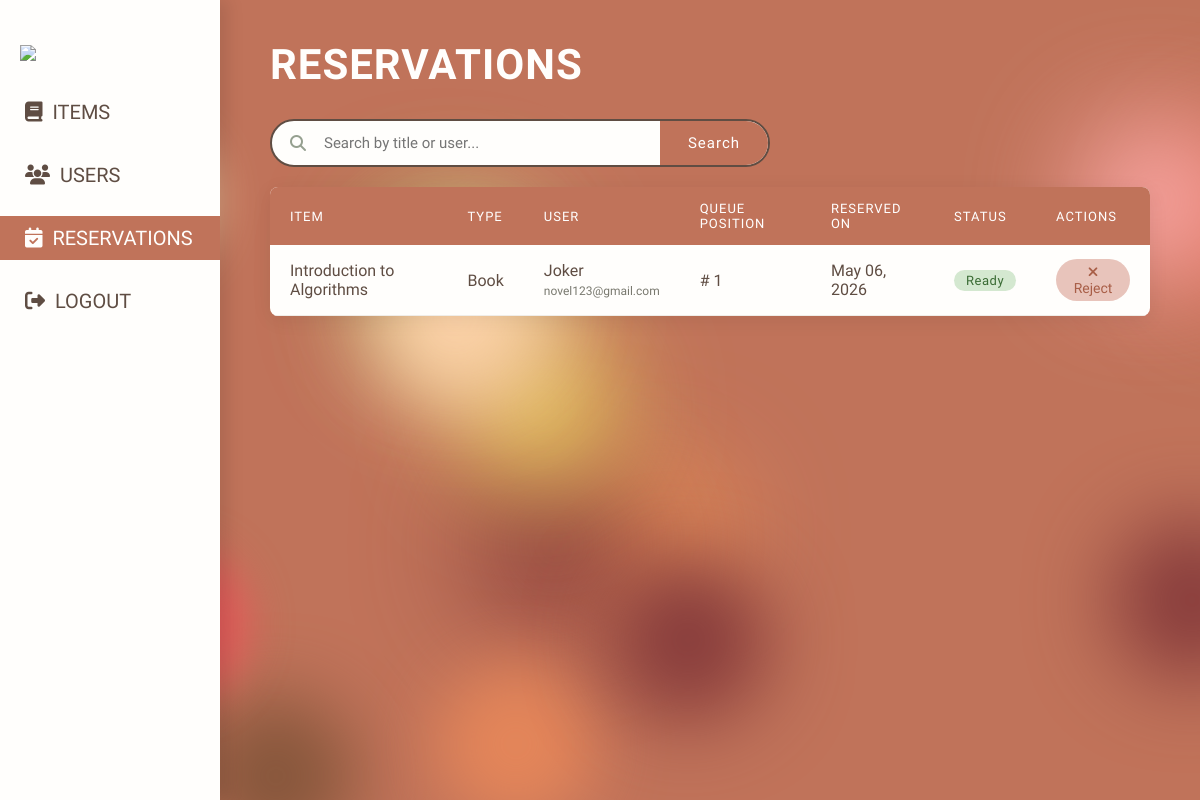
/admin/reservations (signed in), run on an earlier commit of the app's database.
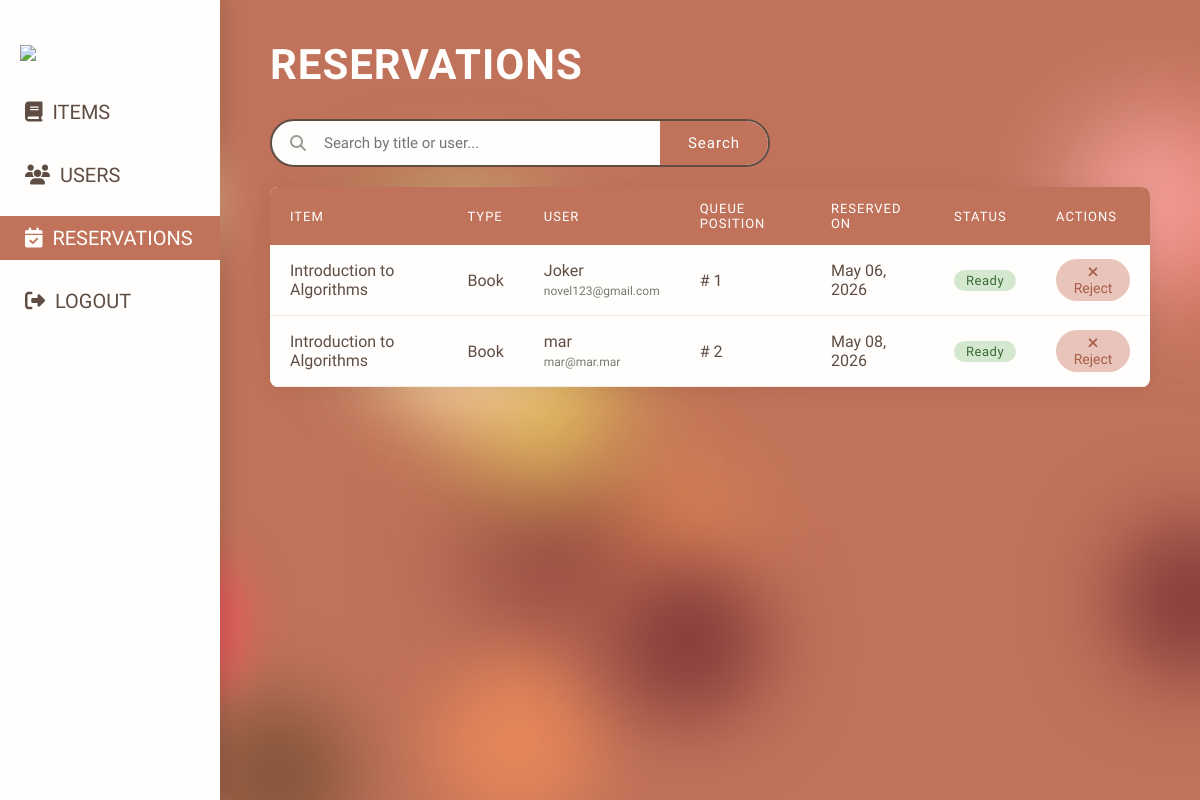
And on a later commit of the database.
### models/Reservation.py (models this page shows, shortened)
class Reservation(db.Model):
    __tablename__ = "Reservations"
    id             = db.Column(db.Integer, primary_key=True)
    reservation_id = db.Column(db.String(45), unique=True, nullable=False)
    user_id        = db.Column(db.String(45), db.ForeignKey("users.user_id"), nullable=False)
    item_id        = db.Column(db.String(45), db.ForeignKey("Items.item_id"), nullable=False)
    position       = db.Column(db.Integer, nullable=False)
    reserved_on    = db.Column(db.DateTime, default=utcnow)
    ready_by       = db.Column(db.DateTime, nullable=True)
    status         = db.Column(db.Enum(ReservationStatus), nullable=False, default=ReservationStatus.PENDING)
    user = db.relationship("User", backref="reservations")
    item = db.relationship("Item", backref="reservations")

### models/Items.py (models this page shows, shortened)
class Item(db.Model):
    __tablename__ = "Items"
    id                  = db.Column(db.Integer, primary_key = True)
    item_id             = db.Column(db.String(36), unique = True, nullable = False)
    title               = db.Column(db.String(200), nullable = False)
    description         = db.Column(db.String(300), nullable = True)
    qty                 = db.Column(db.Integer, nullable = False)
    available_qty       = db.Column(db.Integer, nullable = False)
    added_on            = db.Column(db.DateTime, default = utcnow)
    item_type           = db.Column(db.String(20), nullable = False)
    image_url           = db.Column(db.String(500), nullable = True)
    loan_days           = 14
    __mapper_args__ = {
        'polymorphic_on': item_type,
        'polymorphic_identity': 'item'
    }

### models/users.py (models this page shows, shortened)
class User(UserMixin, db.Model):
    __tablename__ = "users"
    id              = db.Column(db.Integer, primary_key=True)
    user_id         = db.Column(db.String(36), unique=True, nullable=False)
    name            = db.Column(db.String(80), nullable=False)
    email           = db.Column(db.String(150), unique=True, nullable=False)
    password        = db.Column(db.String(260), nullable=False)
    phone           = db.Column(db.String(20), nullable=True)
    added_on        = db.Column(db.DateTime, default=utcnow)
    role            = db.Column(db.Enum(UserRole), nullable=False)
    status          = db.Column(db.Enum(MemberStatus), nullable=True)
    member_since = db.Column(db.DateTime, nullable=  True)
    max_loanable_items = db.Column(db.Integer, nullable = True, default=4)
    max_loanable_computers = db.Column(db.Integer, nullable = True, default=1)
    permissions     = db.Column(db.JSON, nullable=True)
    __mapper_args__ = {
            'polymorphic_on':       role
        }

### app.py (the view)
@app.route('/admin/reservations')
@login_required
def admin_reservations():
    if current_user.get_role().value != 'Admin':
        abort(403)
    reservations = Reservation.query.filter(
        Reservation.status.in_([ReservationStatus.PENDING, ReservationStatus.READY])
    ).order_by(Reservation.reserved_on.asc()).all()
    return render_template('admin-reservations.html', reservations=reservations)

### app.py (called while the page is built)
@login_manager.user_loader
def load_user(user_id):
    return User.query.filter_by(user_id=user_id).first()

### models/users.py (called while the page is built)
    def get_role(self):
        return UserRole.ADMIN

### templates/admin-reservations.html (shortened to what this page needs)
{% extends "admin-layout.html" %}
{% block content %}
<div class="page-header">
    <h2 class="page-title">Reservations</h2>
</div>
<form method="GET" action="{{ url_for('admin_reservations') }}">
    <div class="search-bar">
        <i class="fas fa-search"></i>
        <input type="text" name="q" placeholder="Search by title or user..."
               value="{{ request.args.get('q', '') }}">
        <button type="submit">Search</button>
    </div>
</form>
<div class="card">
    {% if reservations %}
    <table>
        <thead>
            <tr>
                <th>Item</th>
                <th>Type</th>
                <th>User</th>
                <th>Queue Position</th>
                <th>Reserved On</th>
                <th>Status</th>
                <th>Actions</th>
            </tr>
        </thead>
        <tbody>
            {% for reservation in reservations %}
            <tr>
                <td>{{ reservation.item.title if reservation.item else '—' }}</td>
                <td>{{ reservation.item.item_type if reservation.item else '—' }}</td>
                <td>
                    {{ reservation.user.name if reservation.user else '—' }}<br>
                    <span style="font-size:12px; color:var(--gray);">
                        {{ reservation.user.email if reservation.user else '' }}
                    </span>
                </td>
                <td># {{ reservation.position }}</td>
                <td>{{ reservation.reserved_on.strftime('%b %d, %Y') }}</td>
                <td>
                    {% if reservation.status.value == 'Pending' %}
                        <span class="badge reserved">Pending</span>
                    {% elif reservation.status.value == 'Ready' %}
                        <span class="badge available">Ready</span>
                    {% endif %}
                </td>
                <td>
                    {% if reservation.status.value in ('Pending', 'Ready') %}
                    <form method="POST" action="{{ url_for('admin_cancel_reservation', reservation_id=reservation.reservation_id) }}" style="display:inline;">
                        <button type="submit" class="action-btn delete" onclick="return confirm('Cancel this reservation?')">
                            <i class="fa-solid fa-xmark"></i> Reject
                        </button>
                    </form>
                    {% endif %}
                </td>
            </tr>
            {% endfor %}
        </tbody>
    </table>
    {% else %}
    <div class="empty-state">
        <i class="fa-solid fa-calendar-xmark"></i>
        No pending reservations.
    </div>
    {% endif %}
</div>
{% endblock %}

What changed in the data, as far as the page shows it:
added Reservation: item "Introduction to Algorithms", item "Book", user "mar", user "mar@mar.mar", position "2", reserved_on "May 08, 2026", status "Ready"
